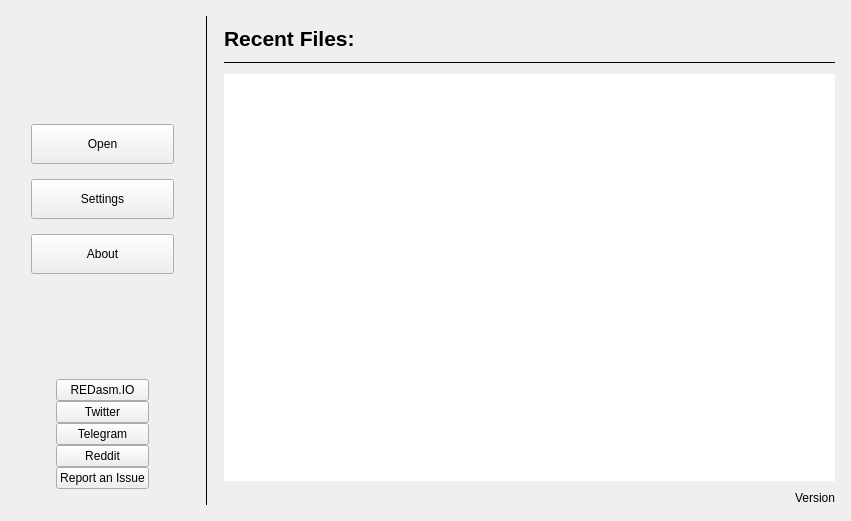
<?xml version="1.0" encoding="UTF-8"?>
<ui version="4.0">
 <class>WelcomeWidget</class>
 <widget class="QWidget" name="WelcomeWidget">
  <property name="geometry">
   <rect>
    <x>0</x>
    <y>0</y>
    <width>851</width>
    <height>521</height>
   </rect>
  </property>
  <property name="windowTitle">
   <string>Form</string>
  </property>
  <layout class="QVBoxLayout" name="verticalLayout_4">
   <property name="leftMargin">
    <number>16</number>
   </property>
   <property name="topMargin">
    <number>16</number>
   </property>
   <property name="rightMargin">
    <number>16</number>
   </property>
   <property name="bottomMargin">
    <number>16</number>
   </property>
   <item>
    <layout class="QHBoxLayout" name="horizontalLayout_2" stretch="0,0,1">
     <property name="spacing">
      <number>16</number>
     </property>
     <property name="leftMargin">
      <number>0</number>
     </property>
     <property name="topMargin">
      <number>0</number>
     </property>
     <property name="rightMargin">
      <number>0</number>
     </property>
     <property name="bottomMargin">
      <number>0</number>
     </property>
     <item>
      <layout class="QVBoxLayout" name="verticalLayout_2" stretch="0,0,1,0">
       <item>
        <widget class="QLabel" name="lblBrand">
         <property name="font">
          <font>
           <pointsize>60</pointsize>
           <weight>75</weight>
           <bold>true</bold>
          </font>
         </property>
         <property name="text">
          <string/>
         </property>
         <property name="textFormat">
          <enum>Qt::AutoText</enum>
         </property>
         <property name="scaledContents">
          <bool>false</bool>
         </property>
         <property name="alignment">
          <set>Qt::AlignCenter</set>
         </property>
        </widget>
       </item>
       <item>
        <layout class="QVBoxLayout" name="verticalLayout">
         <property name="spacing">
          <number>15</number>
         </property>
         <property name="leftMargin">
          <number>15</number>
         </property>
         <property name="rightMargin">
          <number>15</number>
         </property>
         <item>
          <widget class="QPushButton" name="pbOpen">
           <property name="sizePolicy">
            <sizepolicy hsizetype="Minimum" vsizetype="Fixed">
             <horstretch>0</horstretch>
             <verstretch>0</verstretch>
            </sizepolicy>
           </property>
           <property name="minimumSize">
            <size>
             <width>0</width>
             <height>40</height>
            </size>
           </property>
           <property name="text">
            <string>Open</string>
           </property>
          </widget>
         </item>
         <item>
          <widget class="QPushButton" name="pbSettings">
           <property name="sizePolicy">
            <sizepolicy hsizetype="Minimum" vsizetype="Fixed">
             <horstretch>0</horstretch>
             <verstretch>0</verstretch>
            </sizepolicy>
           </property>
           <property name="minimumSize">
            <size>
             <width>0</width>
             <height>40</height>
            </size>
           </property>
           <property name="text">
            <string>Settings</string>
           </property>
           <property name="flat">
            <bool>false</bool>
           </property>
          </widget>
         </item>
         <item>
          <widget class="QPushButton" name="pbAbout">
           <property name="sizePolicy">
            <sizepolicy hsizetype="Minimum" vsizetype="Fixed">
             <horstretch>0</horstretch>
             <verstretch>0</verstretch>
            </sizepolicy>
           </property>
           <property name="minimumSize">
            <size>
             <width>0</width>
             <height>40</height>
            </size>
           </property>
           <property name="text">
            <string>About</string>
           </property>
           <property name="flat">
            <bool>false</bool>
           </property>
          </widget>
         </item>
        </layout>
       </item>
       <item>
        <spacer name="verticalSpacer">
         <property name="orientation">
          <enum>Qt::Vertical</enum>
         </property>
         <property name="sizeHint" stdset="0">
          <size>
           <width>20</width>
           <height>40</height>
          </size>
         </property>
        </spacer>
       </item>
       <item>
        <layout class="QHBoxLayout" name="horizontalLayout">
         <property name="bottomMargin">
          <number>16</number>
         </property>
         <item>
          <spacer name="horizontalSpacer">
           <property name="orientation">
            <enum>Qt::Horizontal</enum>
           </property>
           <property name="sizeHint" stdset="0">
            <size>
             <width>40</width>
             <height>20</height>
            </size>
           </property>
          </spacer>
         </item>
         <item>
          <layout class="QGridLayout" name="gridLayout">
           <property name="spacing">
            <number>0</number>
           </property>
           <item row="3" column="0">
            <widget class="QPushButton" name="pbReddit">
             <property name="text">
              <string>Reddit</string>
             </property>
            </widget>
           </item>
           <item row="0" column="0">
            <widget class="QPushButton" name="pbREDasmIO">
             <property name="text">
              <string>REDasm.IO</string>
             </property>
            </widget>
           </item>
           <item row="4" column="0">
            <widget class="QPushButton" name="pbGitHub">
             <property name="text">
              <string>Report an Issue</string>
             </property>
            </widget>
           </item>
           <item row="2" column="0">
            <widget class="QPushButton" name="pbTelegram">
             <property name="text">
              <string>Telegram</string>
             </property>
            </widget>
           </item>
           <item row="1" column="0">
            <widget class="QPushButton" name="pbTwitter">
             <property name="text">
              <string>Twitter</string>
             </property>
            </widget>
           </item>
          </layout>
         </item>
         <item>
          <spacer name="horizontalSpacer_2">
           <property name="orientation">
            <enum>Qt::Horizontal</enum>
           </property>
           <property name="sizeHint" stdset="0">
            <size>
             <width>40</width>
             <height>20</height>
            </size>
           </property>
          </spacer>
         </item>
        </layout>
       </item>
      </layout>
     </item>
     <item>
      <widget class="Line" name="line">
       <property name="frameShadow">
        <enum>QFrame::Plain</enum>
       </property>
       <property name="orientation">
        <enum>Qt::Vertical</enum>
       </property>
      </widget>
     </item>
     <item>
      <layout class="QVBoxLayout" name="verticalLayout_3" stretch="0,0,1,0">
       <property name="spacing">
        <number>10</number>
       </property>
       <property name="leftMargin">
        <number>0</number>
       </property>
       <property name="topMargin">
        <number>10</number>
       </property>
       <property name="bottomMargin">
        <number>0</number>
       </property>
       <item>
        <widget class="QLabel" name="lblRecentFiles">
         <property name="font">
          <font>
           <pointsize>16</pointsize>
           <weight>75</weight>
           <bold>true</bold>
          </font>
         </property>
         <property name="text">
          <string>Recent Files:</string>
         </property>
         <property name="alignment">
          <set>Qt::AlignLeading|Qt::AlignLeft|Qt::AlignVCenter</set>
         </property>
        </widget>
       </item>
       <item>
        <widget class="Line" name="line_2">
         <property name="frameShadow">
          <enum>QFrame::Plain</enum>
         </property>
         <property name="orientation">
          <enum>Qt::Horizontal</enum>
         </property>
        </widget>
       </item>
       <item>
        <widget class="QListView" name="lvRecentFiles">
         <property name="frameShape">
          <enum>QFrame::NoFrame</enum>
         </property>
         <property name="editTriggers">
          <set>QAbstractItemView::NoEditTriggers</set>
         </property>
         <property name="selectionMode">
          <enum>QAbstractItemView::NoSelection</enum>
         </property>
         <property name="selectionBehavior">
          <enum>QAbstractItemView::SelectRows</enum>
         </property>
         <property name="uniformItemSizes">
          <bool>true</bool>
         </property>
        </widget>
       </item>
       <item>
        <widget class="QLabel" name="lblVersion">
         <property name="text">
          <string>Version</string>
         </property>
         <property name="alignment">
          <set>Qt::AlignBottom|Qt::AlignRight|Qt::AlignTrailing</set>
         </property>
        </widget>
       </item>
      </layout>
     </item>
    </layout>
   </item>
  </layout>
 </widget>
 <resources/>
 <connections/>
</ui>
